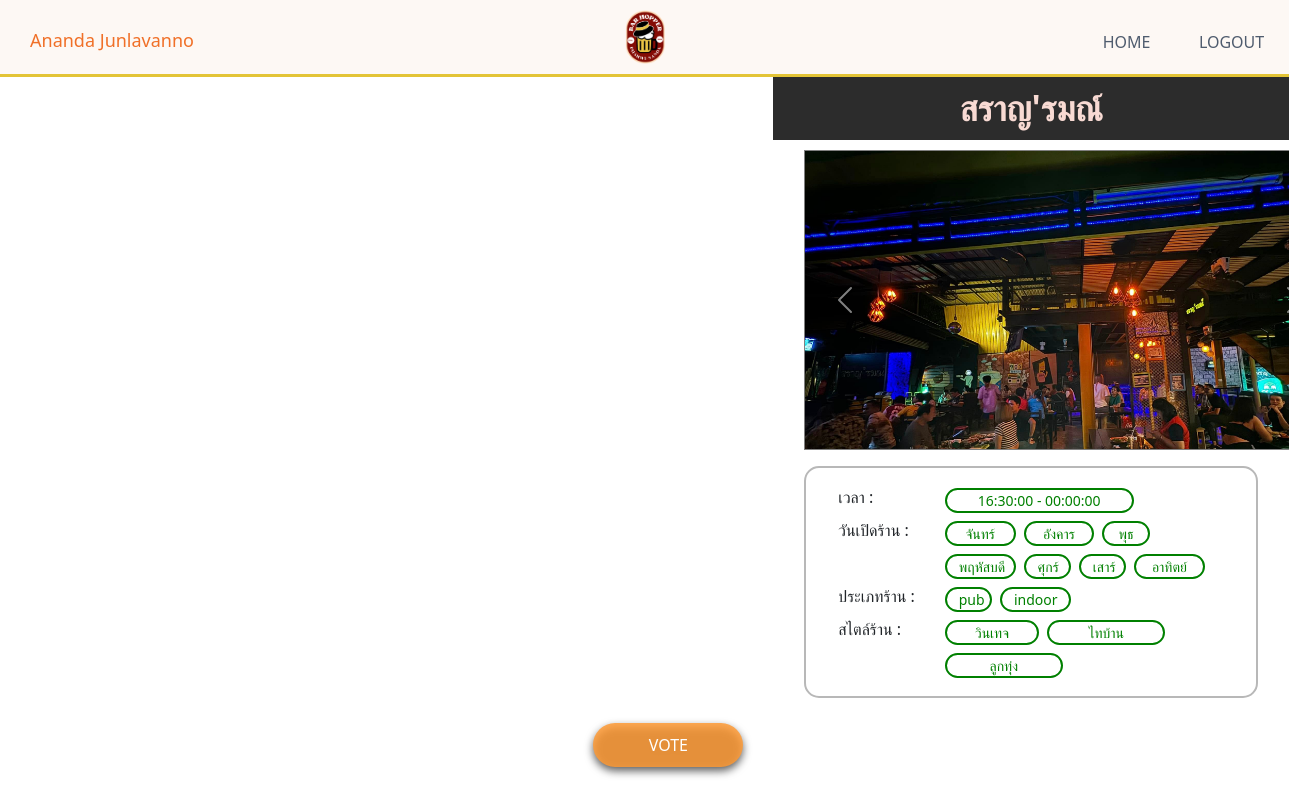
The page /User/ShowEnt.php?survey_id=28 (signed in) on the database its author committed.
### tables this page shows
CREATE TABLE `entertainment` (
  `Ent_id` int(11) NOT NULL,
  `ent_name` varchar(30) NOT NULL,
  `ent_address` text NOT NULL,
  `ent_locationX` float NOT NULL,
  `ent_locationY` float NOT NULL,
  `ent_timeOpen` time NOT NULL,
  `ent_timeClose` time NOT NULL,
  `user_id` int(11) NOT NULL,
  `ent_monday` int(11) NOT NULL,
  `ent_tuesday` int(11) NOT NULL,
  `ent_wednesday` int(11) NOT NULL,
  `ent_thursday` int(11) NOT NULL,
  `ent_friday` int(11) NOT NULL,
  `ent_saturday` int(11) NOT NULL,
  `ent_sunday` int(11) NOT NULL,
  `ent_description` varchar(200) NOT NULL,
  `inter` int(11) DEFAULT NULL,
  `pop` int(11) DEFAULT NULL,
  `acoustic` int(11) DEFAULT NULL,
  `country` int(11) DEFAULT NULL,
  `jazz` int(11) DEFAULT NULL,
  `rock` int(11) DEFAULT NULL,
  `rap` int(11) DEFAULT NULL,
  `EDM` int(11) DEFAULT NULL,
  `folk` int(11) DEFAULT NULL,
  `live_music` int(11) DEFAULT NULL,
  `dj` int(11) DEFAULT NULL,
  `indie` int(11) DEFAULT NULL,
  `pub` int(11) DEFAULT NULL,
  `bar` int(11) DEFAULT NULL,
  `indoor` int(11) DEFAULT NULL,
  `outdoor` int(11) DEFAULT NULL,
  `cocktail_bar` int(11) DEFAULT NULL,
  `restaurant` int(11) DEFAULT NULL,
  `vintage` int(11) DEFAULT NULL,
  `minimal` int(11) DEFAULT NULL,
  `modern` int(11) DEFAULT NULL,
  `camp` int(11) DEFAULT NULL,
  `thai_ban` int(11) DEFAULT NULL,
  `luk_thung` int(11) DEFAULT NULL
);

CREATE TABLE `entimg` (
  `entImg_id` int(11) NOT NULL,
  `entImg_path` text NOT NULL,
  `ent_id` int(11) NOT NULL
);

### User/ShowEnt.php (the view, shortened to what this page needs)
<html>
<head>
    <link href="https://cdn.jsdelivr.net/npm/bootstrap@5.3.2/dist/css/bootstrap.min.css" rel="stylesheet">
    <script src="https://cdn.tailwindcss.com"></script>
  </head>
<body>
    <?php
      if($_SESSION['usertype_id']=="2"){
      include("MenuBar.php");
      $survey_id = $_GET['survey_id'];
      $group_id = $_GET['group_id'];
      $id = $_GET['user_id'];
      ?>
    <?php
          $sql ="SELECT m.`Ent_id`, m.`ent_name`, m.`ent_address`, m.`ent_locationX`, m.`ent_locationY`, m.`ent_timeOpen`, m.`ent_timeClose`, m.`user_id`, m.`ent_monday`, m.`ent_tuesday`, m.`ent_wednesday`, m.`ent_thursday`, m.`ent_friday`, m.`ent_saturday`, m.`ent_sunday`, m.`ent_description`, m.`inter`, m.`pop`, m.`acoustic`, m.`country`, m.`jazz`, m.`rock`, m.`rap`, m.`EDM`, m.`folk`, m.`live_music`, m.`dj`, m.`indie`, m.`pub`, m.`bar`, m.`indoor`, m.`outdoor`, m.`cocktail_bar`, m.`restaurant`, m.`vintage`, m.`minimal`, m.`modern`, m.`camp`, m.`thai_ban`, m.`luk_thung`, r.rank_id ,r.`score`, r.`Ent_id`, r.`survey_id`
          FROM `rank` r
          INNER JOIN `entertainment` m ON m.Ent_id = r.Ent_id
          WHERE r.survey_id = $survey_id
          GROUP BY m.Ent_id, r.rank_id;";
          $result = mysqli_query($conn,$sql);
          $i = 1;
          while($row = mysqli_fetch_array($result)){
              if ($i == 1) {
                  $Ent_id1 = $row['Ent_id'];
              } elseif ($i == 2) {
                  $Ent_id2 = $row['Ent_id'];
              } elseif ($i == 3) {
                  $Ent_id3 = $row['Ent_id'];
              }
              $i++;
          }
          $clickEnt_id = $Ent_id1;
          $sql = "SELECT * FROM `entertainment` WHERE Ent_id = $clickEnt_id";
          $result = mysqli_query($conn,$sql);
          while($row = mysqli_fetch_array($result)){
                  $ent_timeOpen = $row['ent_timeOpen'];
                  $ent_timeClose = $row['ent_timeClose'];
                  $ent_monday_checked = ($row['ent_monday'] == 1) ? 'จันทร์' : '';
                  $ent_tuesday_checked = ($row['ent_tuesday'] == 1) ? 'อังคาร' : '';
                  $ent_wednesday_checked = ($row['ent_wednesday'] == 1) ? 'พุธ' : '';
                  $ent_thursday_checked = ($row['ent_thursday'] == 1) ? 'พฤหัสบดี' : '';
                  $ent_friday_checked = ($row['ent_friday'] == 1) ? 'ศุกร์' : '';
                  $ent_saturday_checked = ($row['ent_saturday'] == 1) ? 'เสาร์' : '';
                  $ent_sunday_checked = ($row['ent_sunday'] == 1) ? 'อาทิตย์' : '';
                  $ent_pub_checked = ($row['pub'] == 1) ? 'pub' : '';
                  $ent_indoor_checked = ($row['indoor'] == 1) ? 'indoor' : '';
                  $ent_vintage_checked = ($row['vintage'] == 1) ? 'วินเทจ' : '';
                  $ent_thai_ban_checked = ($row['thai_ban'] == 1) ? 'ไทบ้าน' : '';
                  $ent_luk_thung_checked = ($row['luk_thung'] == 1) ? 'ลูกทุ่ง' : '';
          ?>
    <div class="grid grid-cols-5" style="width: 100%; height: 90%">
        <div class=" col-span-3 container" style="padding: 0px;">
            <div id="map" style=" width: 100%; height: 100%"></div>
            <div class="bottom-right" >
            <a style="color: #FFF;" href='Vote.php?group_id=<?php echo $group_id; ?>&user_id=<?php echo $id;?>&survey_id=<?php echo $survey_id;?>'>
              <button type="button" class="bt">
                VOTE
              </button>
              </a>
            </div>
        </div>
        <div class="col-span-2 bg-white" style="width: 100%; height: 100%">
          <center>
          <div class="grid grid-flow-row-dense  gap-1" style="padding:5px; background-color:#2C2C2C;">
            <div  style="color:#F8DAD3; font-size: 35px; font-weight: bold;">
              <?php echo $row['ent_name'];?>
            </div>
          </div>
          </center>
            <div style=" padding: 2% 6% 0 6%;">
                <div id="carouselExample<?php echo $clickEnt_id; ?>" class="carousel slide img">
                    <div class="carousel-inner">
                        <?php
                        $query2 = "SELECT * FROM entimg WHERE ent_id = $clickEnt_id";
                        $result2 = mysqli_query($conn, $query2);
                        $first = true;
                        while($row2 = mysqli_fetch_array($result2)){
                            if($first) {
                                echo '<div class="carousel-item active">';
                                $first = false;
                            } else {
                                echo '<div class="carousel-item">';
                            }
                            echo '<img src="../img/EntImg/'. $row2['entImg_path'] .'" class="d-block w-100"  alt="...">';
                            echo '</div>';
                        }
                        ?>
                    </div>
                    <button class="carousel-control-prev" type="button" data-bs-target="#carouselExample<?php echo $clickEnt_id; ?>" data-bs-slide="prev">
                        <span class="carousel-control-prev-icon" aria-hidden="true"></span>
                    </button>
                    <button class="carousel-control-next" type="button" data-bs-target="#carouselExample<?php echo $clickEnt_id; ?>" data-bs-slide="next">
                        <span class="carousel-control-next-icon" aria-hidden="true"></span>
                    </button>
                </div>
                  <div class="row dd d-flex mt-3" style="width:100%;  background:#fff;
                        border-radius: 15px; border: 2px solid #B8B8B8; padding: 20px 20px 10px 20px; margin: auto; ">
                        <div class="top col-3">
                          <h1 style=" font-size:16px;">เวลา :</h1>
                        </div>
                        <div class="col-9">
                          <div class='col-8 item mb-2 mr-1 ml-1'><?php echo $ent_timeOpen . " - " . $ent_timeClose; ?></div>
                        </div>
                        <div class="top col-3">
                          <h1 style="font-size:16px;">วันเปิดร้าน :</h1>
                        </div>
                          <div class="col-9 row" style="margin:auto;">
                            <?php
                              if ($ent_monday_checked != '') {
                                echo "<div class='col-3 mr-1 ml-1 mb-2 item'>$ent_monday_checked</div>";
                              }
                              if ($ent_tuesday_checked != '') {
                                echo "<div class='col-3 mr-1 ml-1 mb-2 item'>$ent_tuesday_checked</div>";
                              }
                              if ($ent_wednesday_checked != '') {
                                echo "<div class='col-2 mr-1 ml-1 mb-2 item'>$ent_wednesday_checked</div>";
                              }
                              if ($ent_thursday_checked != '') {
                                echo "<div class='col-3 mr-1 ml-1  mb-2 item'>$ent_thursday_checked</div>";
                              }
                              if ($ent_friday_checked != '') {
                                echo "<div class='col-2 mr-1 ml-1 mb-2 item'>$ent_friday_checked</div>";
                              }
                              if ($ent_saturday_checked != '') {
                                echo "<div class='col-2 mr-1 ml-1  mb-2 item'>$ent_saturday_checked</div>";
                              }
                              if ($ent_sunday_checked != '') {
                                echo "<div class='col-3 mr-1 ml-1 mb-2 item'>$ent_sunday_checked</div>";
                              }
                            ?>
                        </div>
                        <div class="top col-3">
                            <h1 style="font-size:16px;">ประเภทร้าน :</h1>
                        </div>
                          <div class="col-9 row" style="margin:auto;">
                          <?php
                              if ($ent_pub_checked != '') {
                                echo "<div class='col-2 mr-1 ml-1 mb-2 item'  value='Monday'>$ent_pub_checked</div>";
                              }
                              if ($ent_indoor_checked != '') {
                                echo "<div class='col-3 mr-1 ml-1 mb-2 item'  value='Wednesday'>$ent_indoor_checked</div>";
                              }
                            ?>
                          </div>
                          <div class="top col-3">
                              <h1 style=" font-size:16px;">สไตล์ร้าน :</h1>
                          </div>
                          <div class="col-9 row" style="margin:auto;">
                          <?php
                              if ($ent_vintage_checked != '') {
                                echo "<div class='col-4 mr-1 ml-1 mb-2 item'  value='Monday'>$ent_vintage_checked</div>";
                              }
                              if ($ent_thai_ban_checked != '') {
                                echo "<div class='col-5 mr-1 ml-1 mb-2 item'  value='Friday'>$ent_thai_ban_checked</div>";
                              }
                              if ($ent_luk_thung_checked != '') {
                                echo "<div class='col-5 mr-1 ml-1 mb-2 item'  value='Saturday'>$ent_luk_thung_checked</div>";
                              }
                            ?>
                          </div>
                      </div>
                </div>
            </div>
        </div>
      <?php } ?>
<?php
}else
echo "<meta http-equiv=\"Refresh\" content=\"0; url=../Login.php\">";
?>
</body>
</html>

### User/ShowEnt.php (style rules this page uses)
.container { position: relative; text-align: center; }
.item { border:solid 2px green; color:green; border-radius:15px; text-align: center; font-size: 14px; }
.bt { border: none; color: white; padding: 10px 28px; font-size: 16px; cursor: pointer; }
.bottom-right { width: 150px; position: absolute; bottom: 30px; right: 30px; border-radius: 32px; background: rgba(255, 154, 52, 0.84); filter: drop-shadow(0px 4px 4px rgba(0, 0, 0, 0.75)); }
.img { height: 300px; width: 530px; overflow: hidden; border: solid 1px gray; }

### User/MenuBar.php (style rules this page uses)
a:link { text-decoration: none; }

### rows shown on the page
entertainment: ent_name "สราญ'รมณ์", ent_timeOpen "16:30:00", ent_timeClose "00:00:00", ent_monday "จันทร์", ent_tuesday "อังคาร", ent_wednesday "พุธ", ent_thursday "พฤหัสบดี", ent_friday "ศุกร์", ent_saturday "เสาร์", ent_sunday "อาทิตย์", pub "pub", indoor "indoor", vintage "วินเทจ", thai_ban "ไทบ้าน", luk_thung "ลูกทุ่ง"
entimg: entImg_path (picture)

### other values the page prints
$_SESSION["user_name"] "Ananda Junlavanno"
